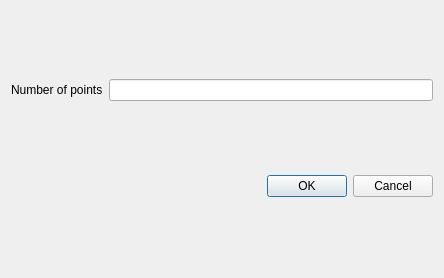
<?xml version="1.0" encoding="UTF-8"?>
<ui version="4.0">
 <class>anms</class>
 <widget class="QDialog" name="anms">
  <property name="geometry">
   <rect>
    <x>0</x>
    <y>0</y>
    <width>444</width>
    <height>278</height>
   </rect>
  </property>
  <property name="windowTitle">
   <string>Dialog</string>
  </property>
  <layout class="QVBoxLayout" name="verticalLayout">
   <item>
    <layout class="QHBoxLayout" name="horizontalLayout">
     <item>
      <widget class="QLabel" name="label">
       <property name="text">
        <string>Number of points</string>
       </property>
      </widget>
     </item>
     <item>
      <widget class="QLineEdit" name="lineEdit"/>
     </item>
    </layout>
   </item>
   <item>
    <widget class="QDialogButtonBox" name="buttonBox">
     <property name="orientation">
      <enum>Qt::Horizontal</enum>
     </property>
     <property name="standardButtons">
      <set>QDialogButtonBox::Cancel|QDialogButtonBox::Ok</set>
     </property>
    </widget>
   </item>
  </layout>
 </widget>
 <resources/>
 <connections>
  <connection>
   <sender>buttonBox</sender>
   <signal>accepted()</signal>
   <receiver>anms</receiver>
   <slot>accept()</slot>
   <hints>
    <hint type="sourcelabel">
     <x>248</x>
     <y>254</y>
    </hint>
    <hint type="destinationlabel">
     <x>157</x>
     <y>274</y>
    </hint>
   </hints>
  </connection>
  <connection>
   <sender>buttonBox</sender>
   <signal>rejected()</signal>
   <receiver>anms</receiver>
   <slot>reject()</slot>
   <hints>
    <hint type="sourcelabel">
     <x>316</x>
     <y>260</y>
    </hint>
    <hint type="destinationlabel">
     <x>286</x>
     <y>274</y>
    </hint>
   </hints>
  </connection>
 </connections>
</ui>
